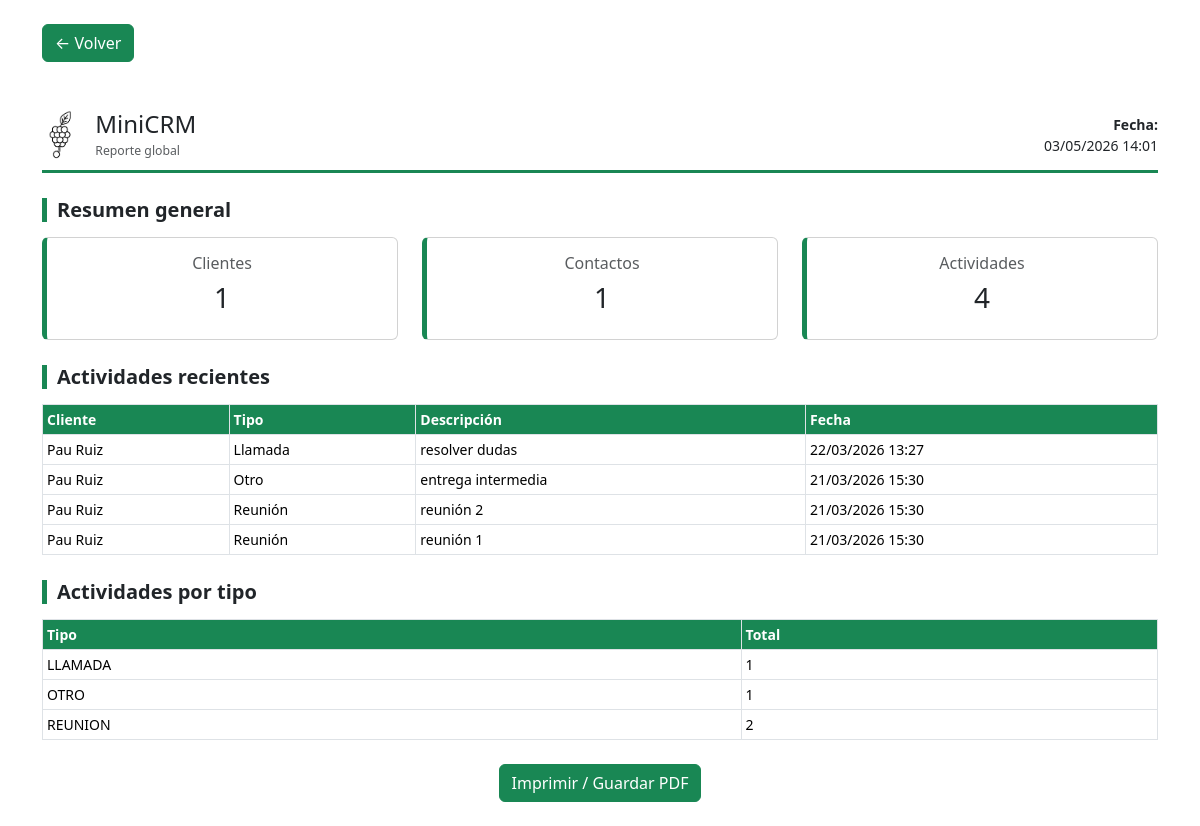
Page /reporte-global/ (signed in) on the committed database.
### clientes/models.py (models this page shows, shortened)
class Actividad(models.Model):
    TIPO_CHOICES = [
        ('LLAMADA', 'Llamada'),
        ('EMAIL', 'Email'),
        ('REUNION', 'Reunión'),
        ('OTRO', 'Otro'),
    ]
    cliente = models.ForeignKey(
        Cliente,
        on_delete=models.CASCADE,
        related_name='actividades'
    )
    tipo = models.CharField(max_length=10, choices=TIPO_CHOICES)
    descripcion = models.TextField()
    fecha = models.DateTimeField(auto_now_add=True)

class Cliente(models.Model):
    usuario = models.ForeignKey(User, on_delete=models.CASCADE)
    nombre = models.CharField(max_length=100)
    telefono = models.CharField(max_length=20)
    email = models.EmailField()
    empresa = models.CharField(max_length=100, blank=True)
    notas = models.TextField(blank=True)
    fecha_creacion = models.DateTimeField(auto_now_add=True)

### clientes/views.py (the view)
# urls.py: path('reporte-global/', views.reporte_global, name='reporte_global'),
@login_required
def reporte_global(request):
    total_clientes = Cliente.objects.filter(usuario=request.user).count()
    total_contactos = Contacto.objects.filter(cliente__usuario=request.user).count()
    total_actividades = Actividad.objects.filter(cliente__usuario=request.user).count()
    actividades_recientes = Actividad.objects.filter(
        cliente__usuario=request.user
    ).order_by('-fecha')[:20]
    actividades_por_tipo = Actividad.objects.filter(
        cliente__usuario=request.user
    ).values('tipo').annotate(total=Count('tipo'))
    return render(request, 'clientes/reporte_global.html', {
        'total_clientes': total_clientes,
        'total_contactos': total_contactos,
        'total_actividades': total_actividades,
        'actividades_recientes': actividades_recientes,
        'actividades_por_tipo': actividades_por_tipo,
        'now': timezone.now(),
    })

### clientes/templates/clientes/reporte_global.html (shortened to what this page needs)
{% load static %}
<!DOCTYPE html>
<html lang="es">
<head>
    <link href="https://cdn.jsdelivr.net/npm/bootstrap@5.3.2/dist/css/bootstrap.min.css" rel="stylesheet">
</head>
<body class="container py-4">
    <div class="no-print mb-5">
        <a href="{% url 'dashboard' %}" class="btn btn-success">
            ← Volver
        </a>
    </div>
    <div class="report-header d-flex justify-content-between align-items-center">
        <div class="d-flex align-items-center">
            <img src="{% static 'img/logo.png' %}" class="logo me-3">
            <div>
                <h4 class="mb-0">MiniCRM</h4>
                <small class="text-muted">Reporte global</small>
            </div>
        </div>
        <div class="text-end">
            <strong>Fecha:</strong><br>
            {{ now|date:"d/m/Y H:i" }}
        </div>
    </div>
    <h5 class="section-title">Resumen general</h5>
    <div class="row text-center mb-3">
        <div class="col-4">
            <div class="card card-summary p-3">
                <h6 class="text-muted">Clientes</h6>
                <h3>{{ total_clientes }}</h3>
            </div>
        </div>
        <div class="col-4">
            <div class="card card-summary p-3">
                <h6 class="text-muted">Contactos</h6>
                <h3>{{ total_contactos }}</h3>
            </div>
        </div>
        <div class="col-4">
            <div class="card card-summary p-3">
                <h6 class="text-muted">Actividades</h6>
                <h3>{{ total_actividades }}</h3>
            </div>
        </div>
    </div>
    <h5 class="section-title">Actividades recientes</h5>
    {% if actividades_recientes %}
    <table class="table table-bordered table-sm">
        <thead>
            <tr>
                <th>Cliente</th>
                <th>Tipo</th>
                <th>Descripción</th>
                <th>Fecha</th>
            </tr>
        </thead>
        <tbody>
            {% for a in actividades_recientes %}
            <tr>
                <td>{{ a.cliente.nombre }}</td>
                <td>{{ a.get_tipo_display }}</td>
                <td>{{ a.descripcion }}</td>
                <td>{{ a.fecha|date:"d/m/Y H:i" }}</td>
            </tr>
            {% endfor %}
        </tbody>
    </table>
    {% else %}
        <p class="text-muted">No hay actividades registradas</p>
    {% endif %}
    <h5 class="section-title">Actividades por tipo</h5>
    <table class="table table-bordered table-sm">
        <thead>
            <tr>
                <th>Tipo</th>
                <th>Total</th>
            </tr>
        </thead>
        <tbody>
            {% for a in actividades_por_tipo %}
            <tr>
                <td>{{ a.tipo }}</td>
                <td>{{ a.total }}</td>
            </tr>
            {% endfor %}
        </tbody>
    </table>
    <div class="text-center mt-4 no-print">
        <button onclick="window.print()" class="btn btn-success">
            Imprimir / Guardar PDF
        </button>
    </div>
</body>
</html>

### clientes/templates/clientes/reporte_global.html (style rules this page uses)
body { background: white; font-size: 14px; }
.report-header { border-bottom: 3px solid #198754; margin-bottom: 20px; padding-bottom: 10px; }
.logo { height: 50px; filter: brightness(0); }
.section-title { border-left: 5px solid #198754; padding-left: 10px; margin-top: 25px; margin-bottom: 15px; font-weight: bold; }
.card-summary { border-left: 5px solid #198754; }
.table th { background-color: #198754; color: white; }

### rows in the picture
Actividad: cliente.nombre "Pau Ruiz", tipo "Llamada", descripcion "resolver dudas", fecha "22/03/2026 13:27", tipo "LLAMADA", total "1"
Actividad: cliente.nombre "Pau Ruiz", tipo "Otro", descripcion "entrega intermedia", fecha "21/03/2026 15:30", tipo "OTRO", total "1"
Actividad: cliente.nombre "Pau Ruiz", tipo "Reunión", descripcion "reunión 2", fecha "21/03/2026 15:30", tipo "REUNION", total "2"
Actividad: cliente.nombre "Pau Ruiz", tipo "Reunión", descripcion "reunión 1", fecha "21/03/2026 15:30"

### other values in the picture
{{ total_clientes }} "1"
{{ total_contactos }} "1"
{{ total_actividades }} "4"
